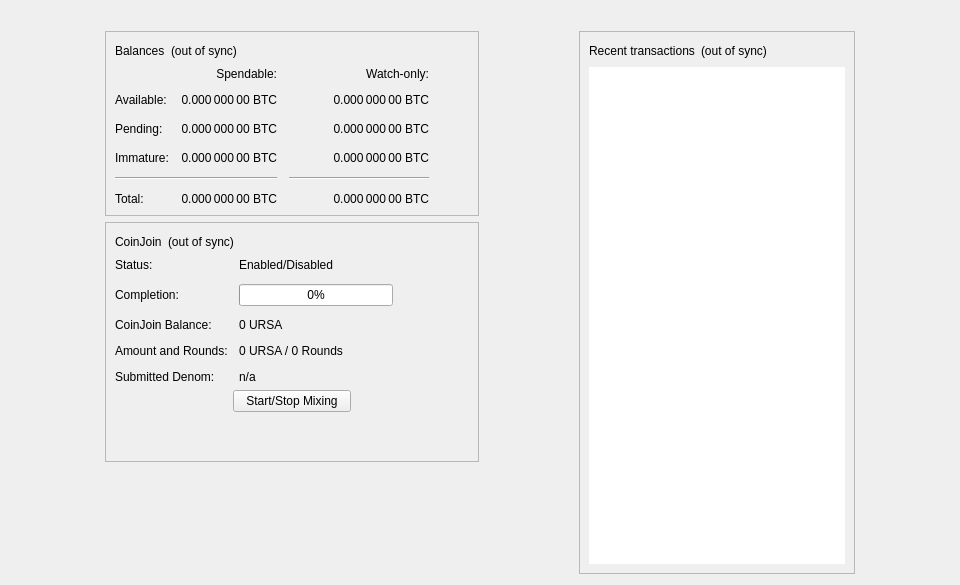
<?xml version="1.0" encoding="UTF-8"?>
<ui version="4.0">
 <class>OverviewPage</class>
 <widget class="QWidget" name="OverviewPage">
  <property name="geometry">
   <rect>
    <x>0</x>
    <y>0</y>
    <width>960</width>
    <height>585</height>
   </rect>
  </property>
  <property name="minimumSize">
   <size>
    <width>960</width>
    <height>0</height>
   </size>
  </property>
  <property name="windowTitle">
   <string>Form</string>
  </property>
  <layout class="QVBoxLayout" name="topLayout">
   <item>
    <widget class="QLabel" name="labelAlerts">
     <property name="visible">
      <bool>false</bool>
     </property>
     <property name="wordWrap">
      <bool>true</bool>
     </property>
     <property name="margin">
      <number>3</number>
     </property>
     <property name="textInteractionFlags">
      <set>Qt::TextSelectableByMouse</set>
     </property>
    </widget>
   </item>
   <item>
    <layout class="QHBoxLayout" name="horizontalLayout" stretch="1,0,1,0,1">
     <item>
      <spacer name="horizontalSpacerLeft">
       <property name="orientation">
        <enum>Qt::Horizontal</enum>
       </property>
       <property name="sizeType">
        <enum>QSizePolicy::Preferred</enum>
       </property>
       <property name="sizeHint" stdset="0">
        <size>
         <width>10</width>
         <height>20</height>
        </size>
       </property>
      </spacer>
     </item>
     <item>
      <layout class="QVBoxLayout" name="verticalLayout_2">
       <item>
        <widget class="QFrame" name="frame">
         <property name="frameShape">
          <enum>QFrame::StyledPanel</enum>
         </property>
         <property name="frameShadow">
          <enum>QFrame::Raised</enum>
         </property>
         <layout class="QVBoxLayout" name="verticalLayout_4">
          <item>
           <layout class="QHBoxLayout" name="horizontalLayout_4">
            <item>
             <widget class="QLabel" name="label_5">
              <property name="text">
               <string>Balances</string>
              </property>
             </widget>
            </item>
            <item>
             <widget class="QLabel" name="labelWalletStatus">
              <property name="toolTip">
               <string>The displayed information may be out of date. Your wallet automatically synchronizes with the URSA network after a connection is established, but this process has not completed yet.</string>
              </property>
              <property name="text">
               <string notr="true">(out of sync)</string>
              </property>
              <property name="alignment">
               <set>Qt::AlignLeading|Qt::AlignLeft|Qt::AlignVCenter</set>
              </property>
             </widget>
            </item>
            <item>
             <spacer name="horizontalSpacer_3">
              <property name="orientation">
               <enum>Qt::Horizontal</enum>
              </property>
              <property name="sizeHint" stdset="0">
               <size>
                <width>40</width>
                <height>20</height>
               </size>
              </property>
             </spacer>
            </item>
           </layout>
          </item>
          <item>
           <layout class="QGridLayout" name="gridLayout">
            <property name="spacing">
             <number>12</number>
            </property>
            <item row="2" column="2">
             <widget class="QLabel" name="labelWatchPending">
              <property name="cursor">
               <cursorShape>IBeamCursor</cursorShape>
              </property>
              <property name="toolTip">
               <string>Unconfirmed transactions to watch-only addresses</string>
              </property>
              <property name="text">
               <string notr="true">0.000 000 00 BTC</string>
              </property>
              <property name="alignment">
               <set>Qt::AlignRight|Qt::AlignTrailing|Qt::AlignVCenter</set>
              </property>
              <property name="textInteractionFlags">
               <set>Qt::LinksAccessibleByMouse|Qt::TextSelectableByKeyboard|Qt::TextSelectableByMouse</set>
              </property>
             </widget>
            </item>
            <item row="2" column="1">
             <widget class="QLabel" name="labelUnconfirmed">
              <property name="cursor">
               <cursorShape>IBeamCursor</cursorShape>
              </property>
              <property name="toolTip">
               <string>Total of transactions that have yet to be confirmed, and do not yet count toward the spendable balance</string>
              </property>
              <property name="text">
               <string notr="true">0.000 000 00 BTC</string>
              </property>
              <property name="alignment">
               <set>Qt::AlignRight|Qt::AlignTrailing|Qt::AlignVCenter</set>
              </property>
              <property name="textInteractionFlags">
               <set>Qt::LinksAccessibleByMouse|Qt::TextSelectableByKeyboard|Qt::TextSelectableByMouse</set>
              </property>
             </widget>
            </item>
            <item row="3" column="2">
             <widget class="QLabel" name="labelWatchImmature">
              <property name="cursor">
               <cursorShape>IBeamCursor</cursorShape>
              </property>
              <property name="toolTip">
               <string>Mined balance in watch-only addresses that has not yet matured</string>
              </property>
              <property name="text">
               <string notr="true">0.000 000 00 BTC</string>
              </property>
              <property name="alignment">
               <set>Qt::AlignRight|Qt::AlignTrailing|Qt::AlignVCenter</set>
              </property>
              <property name="textInteractionFlags">
               <set>Qt::LinksAccessibleByMouse|Qt::TextSelectableByKeyboard|Qt::TextSelectableByMouse</set>
              </property>
             </widget>
            </item>
            <item row="4" column="0" colspan="2">
             <widget class="Line" name="lineSpendableBalance">
              <property name="orientation">
               <enum>Qt::Horizontal</enum>
              </property>
             </widget>
            </item>
            <item row="4" column="2">
             <widget class="Line" name="lineWatchBalance">
              <property name="sizePolicy">
               <sizepolicy hsizetype="Preferred" vsizetype="Fixed">
                <horstretch>0</horstretch>
                <verstretch>0</verstretch>
               </sizepolicy>
              </property>
              <property name="minimumSize">
               <size>
                <width>140</width>
                <height>0</height>
               </size>
              </property>
              <property name="orientation">
               <enum>Qt::Horizontal</enum>
              </property>
             </widget>
            </item>
            <item row="5" column="0">
             <widget class="QLabel" name="labelTotalText">
              <property name="text">
               <string>Total:</string>
              </property>
             </widget>
            </item>
            <item row="3" column="1">
             <widget class="QLabel" name="labelImmature">
              <property name="cursor">
               <cursorShape>IBeamCursor</cursorShape>
              </property>
              <property name="toolTip">
               <string>Mined balance that has not yet matured</string>
              </property>
              <property name="text">
               <string notr="true">0.000 000 00 BTC</string>
              </property>
              <property name="alignment">
               <set>Qt::AlignRight|Qt::AlignTrailing|Qt::AlignVCenter</set>
              </property>
              <property name="textInteractionFlags">
               <set>Qt::LinksAccessibleByMouse|Qt::TextSelectableByKeyboard|Qt::TextSelectableByMouse</set>
              </property>
             </widget>
            </item>
            <item row="2" column="3">
             <spacer name="horizontalSpacer_2">
              <property name="orientation">
               <enum>Qt::Horizontal</enum>
              </property>
              <property name="sizeHint" stdset="0">
               <size>
                <width>40</width>
                <height>20</height>
               </size>
              </property>
             </spacer>
            </item>
            <item row="3" column="0">
             <widget class="QLabel" name="labelImmatureText">
              <property name="text">
               <string>Immature:</string>
              </property>
             </widget>
            </item>
            <item row="5" column="1">
             <widget class="QLabel" name="labelTotal">
              <property name="cursor">
               <cursorShape>IBeamCursor</cursorShape>
              </property>
              <property name="toolTip">
               <string>Your current total balance</string>
              </property>
              <property name="text">
               <string notr="true">0.000 000 00 BTC</string>
              </property>
              <property name="alignment">
               <set>Qt::AlignRight|Qt::AlignTrailing|Qt::AlignVCenter</set>
              </property>
              <property name="textInteractionFlags">
               <set>Qt::LinksAccessibleByMouse|Qt::TextSelectableByKeyboard|Qt::TextSelectableByMouse</set>
              </property>
             </widget>
            </item>
            <item row="5" column="2">
             <widget class="QLabel" name="labelWatchTotal">
              <property name="cursor">
               <cursorShape>IBeamCursor</cursorShape>
              </property>
              <property name="toolTip">
               <string>Current total balance in watch-only addresses</string>
              </property>
              <property name="text">
               <string notr="true">0.000 000 00 BTC</string>
              </property>
              <property name="alignment">
               <set>Qt::AlignRight|Qt::AlignTrailing|Qt::AlignVCenter</set>
              </property>
              <property name="textInteractionFlags">
               <set>Qt::LinksAccessibleByMouse|Qt::TextSelectableByKeyboard|Qt::TextSelectableByMouse</set>
              </property>
             </widget>
            </item>
            <item row="0" column="2">
             <widget class="QLabel" name="labelWatchonly">
              <property name="text">
               <string>Watch-only:</string>
              </property>
              <property name="alignment">
               <set>Qt::AlignRight|Qt::AlignTrailing|Qt::AlignVCenter</set>
              </property>
             </widget>
            </item>
            <item row="1" column="0">
             <widget class="QLabel" name="labelBalanceText">
              <property name="text">
               <string>Available:</string>
              </property>
             </widget>
            </item>
            <item row="1" column="1">
             <widget class="QLabel" name="labelBalance">
              <property name="cursor">
               <cursorShape>IBeamCursor</cursorShape>
              </property>
              <property name="toolTip">
               <string>Your current spendable balance</string>
              </property>
              <property name="text">
               <string notr="true">0.000 000 00 BTC</string>
              </property>
              <property name="alignment">
               <set>Qt::AlignRight|Qt::AlignTrailing|Qt::AlignVCenter</set>
              </property>
              <property name="textInteractionFlags">
               <set>Qt::LinksAccessibleByMouse|Qt::TextSelectableByKeyboard|Qt::TextSelectableByMouse</set>
              </property>
             </widget>
            </item>
            <item row="1" column="2">
             <widget class="QLabel" name="labelWatchAvailable">
              <property name="cursor">
               <cursorShape>IBeamCursor</cursorShape>
              </property>
              <property name="toolTip">
               <string>Your current balance in watch-only addresses</string>
              </property>
              <property name="text">
               <string notr="true">0.000 000 00 BTC</string>
              </property>
              <property name="alignment">
               <set>Qt::AlignRight|Qt::AlignTrailing|Qt::AlignVCenter</set>
              </property>
              <property name="textInteractionFlags">
               <set>Qt::LinksAccessibleByMouse|Qt::TextSelectableByKeyboard|Qt::TextSelectableByMouse</set>
              </property>
             </widget>
            </item>
            <item row="2" column="0">
             <widget class="QLabel" name="labelPendingText">
              <property name="text">
               <string>Pending:</string>
              </property>
             </widget>
            </item>
            <item row="0" column="1">
             <widget class="QLabel" name="labelSpendable">
              <property name="text">
               <string>Spendable:</string>
              </property>
              <property name="alignment">
               <set>Qt::AlignRight|Qt::AlignTrailing|Qt::AlignVCenter</set>
              </property>
             </widget>
            </item>
           </layout>
          </item>
         </layout>
        </widget>
       </item>
       <item>
        <widget class="QFrame" name="frameCoinJoin">
         <property name="layoutDirection">
          <enum>Qt::LeftToRight</enum>
         </property>
         <property name="frameShape">
          <enum>QFrame::StyledPanel</enum>
         </property>
         <property name="frameShadow">
          <enum>QFrame::Raised</enum>
         </property>
         <layout class="QVBoxLayout" name="VerticalLayout_PS1">
          <item>
           <layout class="QHBoxLayout" name="horizontalLayout_5">
            <item>
             <widget class="QLabel" name="labelCoinJoinHeader">
              <property name="text">
               <string notr="true">CoinJoin</string>
              </property>
             </widget>
            </item>
            <item>
             <widget class="QLabel" name="labelCoinJoinSyncStatus">
              <property name="toolTip">
               <string>The displayed information may be out of date. Your wallet automatically synchronizes with the URSA network after a connection is established, but this process has not completed yet.</string>
              </property>
              <property name="text">
               <string notr="true">(out of sync)</string>
              </property>
              <property name="alignment">
               <set>Qt::AlignLeading|Qt::AlignLeft|Qt::AlignVCenter</set>
              </property>
             </widget>
            </item>
            <item>
             <spacer name="horizontalSpacer_4">
              <property name="orientation">
               <enum>Qt::Horizontal</enum>
              </property>
              <property name="sizeHint" stdset="0">
               <size>
                <width>40</width>
                <height>20</height>
               </size>
              </property>
             </spacer>
            </item>
           </layout>
          </item>
          <item>
           <layout class="QFormLayout" name="coinJoinFormLayout">
            <property name="fieldGrowthPolicy">
             <enum>QFormLayout::AllNonFixedFieldsGrow</enum>
            </property>
            <property name="horizontalSpacing">
             <number>11</number>
            </property>
            <property name="verticalSpacing">
             <number>12</number>
            </property>
            <item row="0" column="0">
             <widget class="QLabel" name="labelCoinJoinEnabledText">
              <property name="text">
               <string>Status:</string>
              </property>
             </widget>
            </item>
            <item row="0" column="1">
             <widget class="QLabel" name="labelCoinJoinEnabled">
              <property name="text">
               <string>Enabled/Disabled</string>
              </property>
             </widget>
            </item>
            <item row="1" column="0">
             <widget class="QLabel" name="labelCompletitionText">
              <property name="text">
               <string>Completion:</string>
              </property>
             </widget>
            </item>
            <item row="1" column="1">
             <widget class="QProgressBar" name="coinJoinProgress">
              <property name="maximumSize">
               <size>
                <width>154</width>
                <height>16777215</height>
               </size>
              </property>
              <property name="value">
               <number>0</number>
              </property>
             </widget>
            </item>
            <item row="2" column="0">
             <widget class="QLabel" name="labelAnonymizedText">
              <property name="text">
               <string notr="true">CoinJoin Balance:</string>
              </property>
             </widget>
            </item>
            <item row="2" column="1">
             <widget class="QLabel" name="labelAnonymized">
              <property name="text">
               <string notr="true">0 URSA</string>
              </property>
             </widget>
            </item>
            <item row="3" column="0">
             <widget class="QLabel" name="labelAmountAndRoundsText">
              <property name="text">
               <string>Amount and Rounds:</string>
              </property>
             </widget>
            </item>
            <item row="3" column="1">
             <widget class="QLabel" name="labelAmountRounds">
              <property name="text">
               <string>0 URSA / 0 Rounds</string>
              </property>
             </widget>
            </item>
            <item row="4" column="0">
             <widget class="QLabel" name="labelSubmittedDenomText">
              <property name="text">
               <string>Submitted Denom:</string>
              </property>
             </widget>
            </item>
            <item row="4" column="1">
             <widget class="QLabel" name="labelSubmittedDenom">
              <property name="toolTip">
               <string>The denominations you submitted to the Masternode.&lt;br&gt;To mix, other users must submit the exact same denominations.</string>
              </property>
              <property name="text">
               <string>n/a</string>
              </property>
              <property name="wordWrap">
               <bool>true</bool>
              </property>
             </widget>
            </item>
           </layout>
          </item>
          <item>
           <layout class="QVBoxLayout" name="VerticalLayout_PS">
            <item>
             <layout class="QHBoxLayout" name="horizontalLayout_3">
              <property name="topMargin">
               <number>0</number>
              </property>
              <item>
               <spacer name="horizontalSpacer_5">
                <property name="orientation">
                 <enum>Qt::Horizontal</enum>
                </property>
                <property name="sizeHint" stdset="0">
                 <size>
                  <width>40</width>
                  <height>20</height>
                 </size>
                </property>
               </spacer>
              </item>
              <item>
               <widget class="QPushButton" name="toggleCoinJoin">
                <property name="sizePolicy">
                 <sizepolicy hsizetype="MinimumExpanding" vsizetype="Fixed">
                  <horstretch>0</horstretch>
                  <verstretch>0</verstretch>
                 </sizepolicy>
                </property>
                <property name="text">
                 <string>Start/Stop Mixing</string>
                </property>
               </widget>
              </item>
              <item>
               <spacer name="horizontalSpacer_6">
                <property name="orientation">
                 <enum>Qt::Horizontal</enum>
                </property>
                <property name="sizeHint" stdset="0">
                 <size>
                  <width>40</width>
                  <height>20</height>
                 </size>
                </property>
               </spacer>
              </item>
             </layout>
            </item>
            <item>
             <spacer name="verticalSpacer_3">
              <property name="orientation">
               <enum>Qt::Vertical</enum>
              </property>
              <property name="sizeHint" stdset="0">
               <size>
                <width>20</width>
                <height>40</height>
               </size>
              </property>
             </spacer>
            </item>
           </layout>
          </item>
         </layout>
        </widget>
       </item>
       <item>
        <spacer name="verticalSpacer">
         <property name="orientation">
          <enum>Qt::Vertical</enum>
         </property>
         <property name="sizeHint" stdset="0">
          <size>
           <width>20</width>
           <height>40</height>
          </size>
         </property>
        </spacer>
       </item>
      </layout>
     </item>
     <item>
      <spacer name="horizontalSpacerCenter">
       <property name="orientation">
        <enum>Qt::Horizontal</enum>
       </property>
       <property name="sizeHint" stdset="0">
        <size>
         <width>10</width>
         <height>20</height>
        </size>
       </property>
      </spacer>
     </item>
     <item>
      <layout class="QVBoxLayout" name="verticalLayout_3">
       <item>
        <widget class="QFrame" name="frame_2">
         <property name="frameShape">
          <enum>QFrame::StyledPanel</enum>
         </property>
         <property name="frameShadow">
          <enum>QFrame::Raised</enum>
         </property>
         <layout class="QVBoxLayout" name="verticalLayout">
          <item>
           <layout class="QHBoxLayout" name="horizontalLayout_2">
            <item>
             <widget class="QLabel" name="label_4">
              <property name="text">
               <string>Recent transactions</string>
              </property>
             </widget>
            </item>
            <item>
             <widget class="QLabel" name="labelTransactionsStatus">
              <property name="toolTip">
               <string>The displayed information may be out of date. Your wallet automatically synchronizes with the URSA network after a connection is established, but this process has not completed yet.</string>
              </property>
              <property name="text">
               <string notr="true">(out of sync)</string>
              </property>
              <property name="alignment">
               <set>Qt::AlignLeading|Qt::AlignLeft|Qt::AlignVCenter</set>
              </property>
             </widget>
            </item>
            <item>
             <spacer name="horizontalSpacer">
              <property name="orientation">
               <enum>Qt::Horizontal</enum>
              </property>
              <property name="sizeHint" stdset="0">
               <size>
                <width>40</width>
                <height>20</height>
               </size>
              </property>
             </spacer>
            </item>
           </layout>
          </item>
          <item>
           <widget class="QListView" name="listTransactions">
            <property name="frameShape">
             <enum>QFrame::NoFrame</enum>
            </property>
            <property name="verticalScrollBarPolicy">
             <enum>Qt::ScrollBarAlwaysOff</enum>
            </property>
            <property name="horizontalScrollBarPolicy">
             <enum>Qt::ScrollBarAlwaysOff</enum>
            </property>
            <property name="selectionMode">
             <enum>QAbstractItemView::NoSelection</enum>
            </property>
           </widget>
          </item>
         </layout>
        </widget>
       </item>
      </layout>
     </item>
     <item>
      <spacer name="horizontalSpacerRight">
       <property name="orientation">
        <enum>Qt::Horizontal</enum>
       </property>
       <property name="sizeType">
        <enum>QSizePolicy::Preferred</enum>
       </property>
       <property name="sizeHint" stdset="0">
        <size>
         <width>10</width>
         <height>20</height>
        </size>
       </property>
      </spacer>
     </item>
    </layout>
   </item>
  </layout>
 </widget>
 <resources/>
 <connections/>
</ui>
